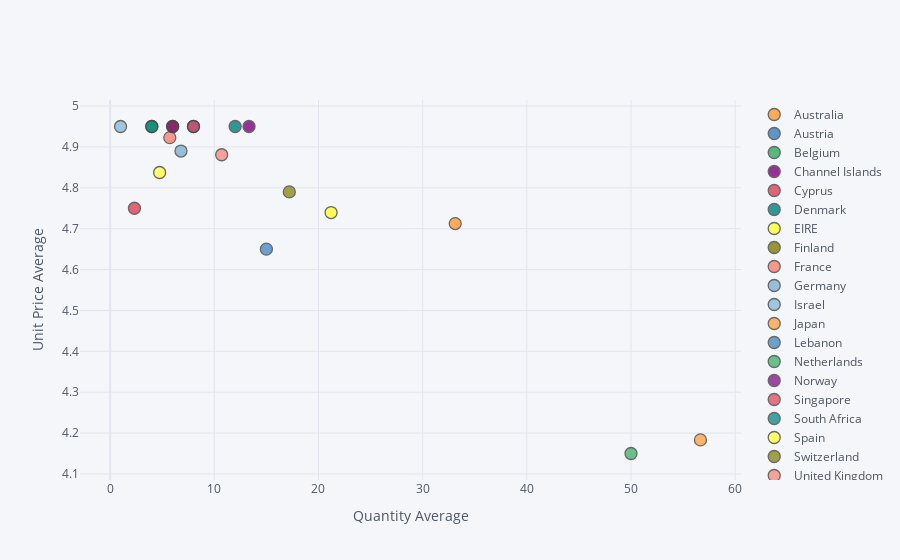

The notebook cell this image was saved under:
### Code cell
tres = df[df.Description == 'PARTY BUNTING']

tres = tres.groupby('Country').mean()

tres = tres[['Quantity', 'UnitPrice']]

tres.reset_index(inplace=True)

tres.iplot(x='Quantity', y='UnitPrice', categories='Country',
           xTitle='Quantity Average', yTitle='Unit Price Average');

#tres.iplot(kind='scatter')

### Figure 1 — Plotly figure (JSON) as saved in the notebook; plotly's stock layout.template omitted (floating-point values rounded to 4 significant figures)
{"data": [{"marker": {"color": "rgba(255, 153, 51, 1.0)", "line": {"width": 1.3}, "opacity": 0.8, "size": 12, "symbol": "circle"}, "mode": "markers", "name": "Australia", "textfont": {"color": "#4D5663"}, "type": "scatter", "x": [33.12], "y": [4.713]}, {"marker": {"color": "rgba(55, 128, 191, 1.0)", "line": {"width": 1.3}, "opacity": 0.8, "size": 12, "symbol": "circle"}, "mode": "markers", "name": "Austria", "textfont": {"color": "#4D5663"}, "type": "scatter", "x": [8], "y": [4.95]}, {"marker": {"color": "rgba(50, 171, 96, 1.0)", "line": {"width": 1.3}, "opacity": 0.8, "size": 12, "symbol": "circle"}, "mode": "markers", "name": "Belgium", "textfont": {"color": "#4D5663"}, "type": "scatter", "x": [4], "y": [4.95]}, {"marker": {"color": "rgba(128, 0, 128, 1.0)", "line": {"width": 1.3}, "opacity": 0.8, "size": 12, "symbol": "circle"}, "mode": "markers", "name": "Channel Islands", "textfont": {"color": "#4D5663"}, "type": "scatter", "x": [13.33], "y": [4.95]}, {"marker": {"color": "rgba(219, 64, 82, 1.0)", "line": {"width": 1.3}, "opacity": 0.8, "size": 12, "symbol": "circle"}, "mode": "markers", "name": "Cyprus", "textfont": {"color": "#4D5663"}, "type": "scatter", "x": [2.333], "y": [4.75]}, {"marker": {"color": "rgba(0, 128, 128, 1.0)", "line": {"width": 1.3}, "opacity": 0.8, "size": 12, "symbol": "circle"}, "mode": "markers", "name": "Denmark", "textfont": {"color": "#4D5663"}, "type": "scatter", "x": [12], "y": [4.95]}, {"marker": {"color": "rgba(255, 255, 51, 1.0)", "line": {"width": 1.3}, "opacity": 0.8, "size": 12, "symbol": "circle"}, "mode": "markers", "name": "EIRE", "textfont": {"color": "#4D5663"}, "type": "scatter", "x": [21.21], "y": [4.739]}, {"marker": {"color": "rgba(128, 128, 0, 1.0)", "line": {"width": 1.3}, "opacity": 0.8, "size": 12, "symbol": "circle"}, "mode": "markers", "name": "Finland", "textfont": {"color": "#4D5663"}, "type": "scatter", "x": [6], "y": [4.95]}, {"marker": {"color": "rgba(251, 128, 114, 1.0)", "line": {"width": 1.3}, "opacity": 0.8, "size": 12, "symbol": "circle"}, "mode": "markers", "name": "France", "textfont": {"color": "#4D5663"}, "type": "scatter", "x": [5.727], "y": [4.923]}, {"marker": {"color": "rgba(128, 177, 211, 1.0)", "line": {"width": 1.3}, "opacity": 0.8, "size": 12, "symbol": "circle"}, "mode": "markers", "name": "Germany", "textfont": {"color": "#4D5663"}, "type": "scatter", "x": [6.8], "y": [4.89]}, {"marker": {"color": "rgba(128, 177, 211, 0.8999999999999999)", "line": {"width": 1.3}, "opacity": 0.8, "size": 12, "symbol": "circle"}, "mode": "markers", "name": "Israel", "textfont": {"color": "#4D5663"}, "type": "scatter", "x": [1], "y": [4.95]}, {"marker": {"color": "rgba(255, 153, 51, 0.8999999999999999)", "line": {"width": 1.3}, "opacity": 0.8, "size": 12, "symbol": "circle"}, "mode": "markers", "name": "Japan", "textfont": {"color": "#4D5663"}, "type": "scatter", "x": [56.67], "y": [4.183]}, {"marker": {"color": "rgba(55, 128, 191, 0.8999999999999999)", "line": {"width": 1.3}, "opacity": 0.8, "size": 12, "symbol": "circle"}, "mode": "markers", "name": "Lebanon", "textfont": {"color": "#4D5663"}, "type": "scatter", "x": [15], "y": [4.65]}, {"marker": {"color": "rgba(50, 171, 96, 0.8999999999999999)", "line": {"width": 1.3}, "opacity": 0.8, "size": 12, "symbol": "circle"}, "mode": "markers", "name": "Netherlands", "textfont": {"color": "#4D5663"}, "type": "scatter", "x": [50], "y": [4.15]}, {"marker": {"color": "rgba(128, 0, 128, 0.8999999999999999)", "line": {"width": 1.3}, "opacity": 0.8, "size": 12, "symbol": "circle"}, "mode": "markers", "name": "Norway", "textfont": {"color": "#4D5663"}, "type": "scatter", "x": [6], "y": [4.95]}, {"marker": {"color": "rgba(219, 64, 82, 0.8999999999999999)", "line": {"width": 1.3}, "opacity": 0.8, "size": 12, "symbol": "circle"}, "mode": "markers", "name": "Singapore", "textfont": {"color": "#4D5663"}, "type": "scatter", "x": [8], "y": [4.95]}, {"marker": {"color": "rgba(0, 128, 128, 0.8999999999999999)", "line": {"width": 1.3}, "opacity": 0.8, "size": 12, "symbol": "circle"}, "mode": "markers", "name": "South Africa", "textfont": {"color": "#4D5663"}, "type": "scatter", "x": [4], "y": [4.95]}, {"marker": {"color": "rgba(255, 255, 51, 0.8999999999999999)", "line": {"width": 1.3}, "opacity": 0.8, "size": 12, "symbol": "circle"}, "mode": "markers", "name": "Spain", "textfont": {"color": "#4D5663"}, "type": "scatter", "x": [4.75], "y": [4.838]}, {"marker": {"color": "rgba(128, 128, 0, 0.8999999999999999)", "line": {"width": 1.3}, "opacity": 0.8, "size": 12, "symbol": "circle"}, "mode": "markers", "name": "Switzerland", "textfont": {"color": "#4D5663"}, "type": "scatter", "x": [17.2], "y": [4.79]}, {"marker": {"color": "rgba(251, 128, 114, 0.8999999999999999)", "line": {"width": 1.3}, "opacity": 0.8, "size": 12, "symbol": "circle"}, "mode": "markers", "name": "United Kingdom", "textfont": {"color": "#4D5663"}, "type": "scatter", "x": [10.71], "y": [4.881]}], "layout": {"legend": {"bgcolor": "#F5F6F9", "font": {"color": "#4D5663"}}, "paper_bgcolor": "#F5F6F9", "plot_bgcolor": "#F5F6F9", "title": {"font": {"color": "#4D5663"}}, "xaxis": {"gridcolor": "#E1E5ED", "showgrid": true, "tickfont": {"color": "#4D5663"}, "title": {"font": {"color": "#4D5663"}, "text": "Quantity Average"}, "zerolinecolor": "#E1E5ED"}, "yaxis": {"gridcolor": "#E1E5ED", "showgrid": true, "tickfont": {"color": "#4D5663"}, "title": {"font": {"color": "#4D5663"}, "text": "Unit Price Average"}, "zerolinecolor": "#E1E5ED"}}}
